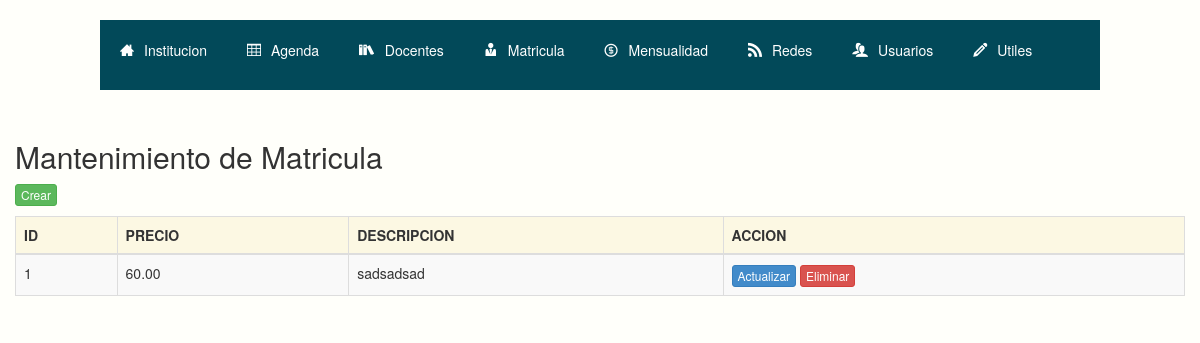
/matricula/index.php, run on the app's committed database.
### tables this page shows
CREATE TABLE IF NOT EXISTS `matricula` (
`id_ma` int(11) NOT NULL,
  `Precio` decimal(5,2) unsigned NOT NULL,
  `descripcion` varchar(50) NOT NULL
);

### matricula/index.php (the view, shortened to what this page needs)
<!DOCTYPE html>
<html lang='es'>
<head>
    <link href='css/bootstrap.min.css' rel='stylesheet'>
    <link type="text/css" href='css/estilo.css' rel='stylesheet'>
    <link rel="stylesheet" href="estilo.css">
    <link rel="stylesheet" href="fonts.css">
</head>
<body>
    <header>
        <nav class="navbar-fixed-top">
            <ul>
                <li><a href="../institucion/index.php"><span class="icon-home3"></span>Institucion</a></li>
                <li><a href="../agenda/index.php"><span class="icon-table2"></span>Agenda</a></li>
                <li><a href="../docentes/index.php"><span class="icon-books"></span>Docentes</a></li>
                <li><a href="../matricula/index.php"><span class="icon-user-tie"></span>Matricula</a></li>
                <li><a href="../mensualidad/index.php"><span class="icon-coin-dollar"></span>Mensualidad</a></li>
                <li><a href="../redes/index.php"><span class="icon-feed2"></span>Redes</a></li>
                <li><a href="../Usuarios/index.php"><span class="icon-users"></span>Usuarios</a></li>
                <li><a href="../utiles/index.php"><span class="icon-pencil"></span>Utiles</a></li>
            </ul>
        </nav>
    </header>
<br><br><br><br><br><br>
<div class='container'>
    <div class='row'>
        <h2>Mantenimiento de Matricula</h2>
    </div>
    <div class='row'>
        <p><a class='btn btn-xs btn-success' href='create.php'>Crear</a></p>
        <table class='table table-striped table-bordered table-hover'>
            <tr class='warning'>
                <th>ID</th>
                <th>PRECIO</th>
                <th>DESCRIPCION</th>
                <th>ACCION</th>
            </tr>
            <tbody>
            <?php
                require("db.php");
                $sql = "SELECT id_ma, precio, descripcion FROM matricula ORDER BY id_ma DESC";
                $data = "";
                foreach($PDO->query($sql) as $row) {
                    $data .= "<tr>";
                    $data .= "<td>$row[id_ma]</td>";
                    $data .= "<td>$row[precio] </td>";
                    $data .= "<td>$row[descripcion] </td>";
                    $data .= "<td>";
                    $data .= "<a class='btn btn-xs btn-primary' href='update.php?id=$row[id_ma]'>Actualizar</a>&nbsp;";
                    $data .= "<a class='btn btn-xs btn-danger' href='delete.php?id=$row[id_ma]'>Eliminar</a>";
                    $data .= "</td>";
                    $data .= "</tr>";
                }
                print($data);
            ?>
            </tbody>
        </table>
    </div>
</div>
</body>
</html>

### matricula/css/estilo.css (style rules this page uses)
body { background-image: url('fondo4.jpg'); }

### matricula/estilo.css (style rules this page uses)
* { margin: 0; padding: 0; }
body { background: #FFFFFA; }
header { width: 100%; position: fixed; z-index: 100; }
header nav { width: 90%; max-width: 1000px; margin: 20px auto; background: #024959; }
header nav ul { overflow: hidden; list-style: none; }
header nav ul li { float: left; }
header nav ul li a { color: #fff; padding: 20px; display: block; text-decoration: none; }
header nav ul li span { margin-right: 10px; }

### data on the page
matricula: id_ma "1", Precio "60.00", descripcion "sadsadsad"
